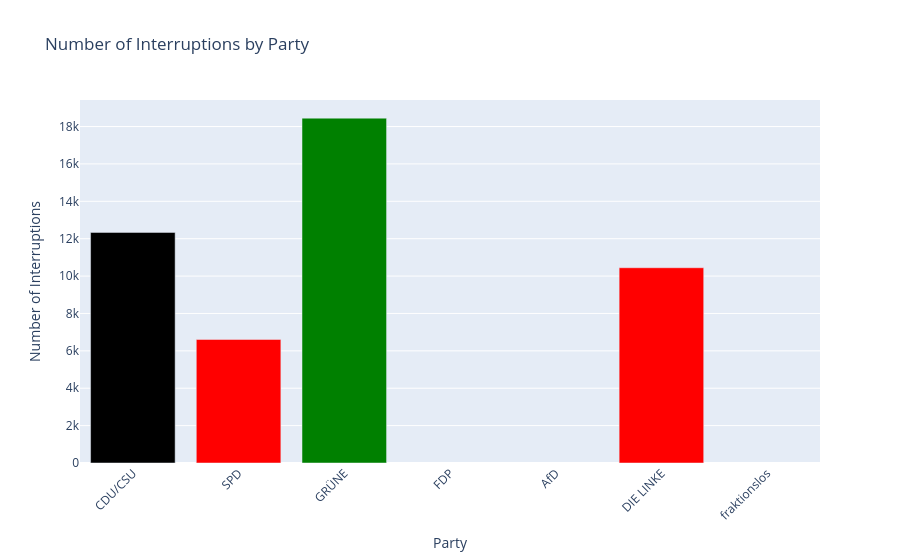

The notebook cell saved with this chart:
### Markdown cell above
## 18. Bundestag

### Code cell
start_date_18, end_date_18 = '2013-10-22', '2017-09-05'
df_interruptions_num_18 = get_interruption_count_for_timespan(start_date_18, end_date_18)
plot_interruption_numbers_per_party(df_interruptions_num_18)

### Figure 1 — Plotly figure (JSON) as saved in the notebook; plotly's stock layout.template omitted (floating-point values rounded to 4 significant figures)
{"data": [{"marker": {"color": ["black", "red", "green", "yellow", "blue", "red", "gray"]}, "type": "bar", "x": ["CDU/CSU", "SPD", "GRÜNE", "FDP", "AfD", "DIE LINKE", "fraktionslos"], "y": [12338, 6609, 18449, null, null, 10446, null]}], "layout": {"title": {"text": "Number of Interruptions by Party"}, "xaxis": {"tickangle": -45, "title": {"text": "Party"}}, "yaxis": {"autorange": true, "title": {"text": "Number of Interruptions"}}}}
